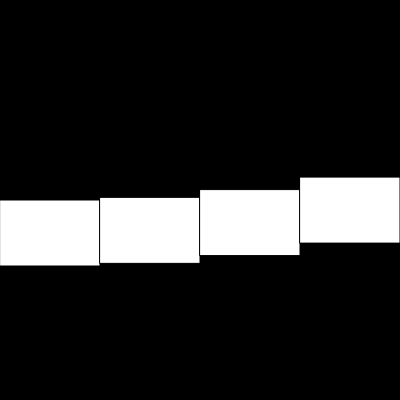
Frame 1 (no input)
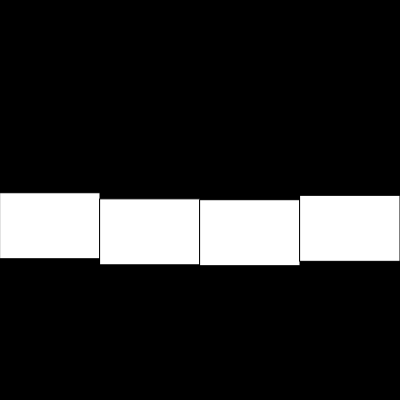
Frame 60 (no input)
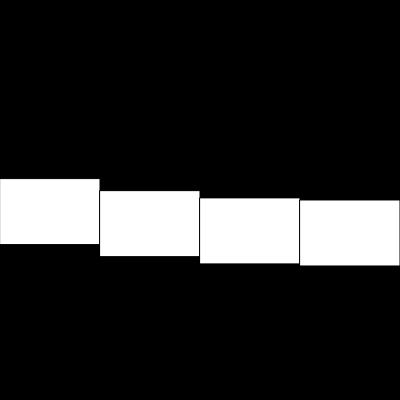
Frame 120 (the mouse pressed at the canvas centre since frame 60)

The p5.js sketch that drew these frames (run headless with seeded random() and noise() and a simulated clock; from frame 60 on, the mouse is pressed at the canvas centre):

// p5.js sketch
// ── sketch.js
let y = 0;
let angle = 0.0;

function setup() {
  createCanvas(400, 400);
}

function draw() {
  background(0);

  let offset = 0;
  for (let i = 0; i < 4; i++) {
    let a = (angle + offset);
    y = 100 * cos(a) + 100;
    rect(i * 100, y, 100, 66);
    offset += 0.23
  }
  angle += 0.1;
}
// ── square.js
class Square {
  constructor() {
    this.x = 0;
    this.y = 0;
    this.angle = 0;
    this.offset = 0;
    this.size = 60;
  }

  update() {
    this.x = 100 * sin(this.angle);
    this.y = 100 * cos(this.angle);
    this.angle += 0.01;
  }
  show(s) {
    rect(this.x + s, this.y, this.size, this.size * 0.69)
  }
}
